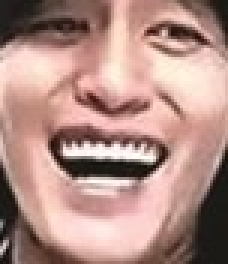
#> input picture image processing ToolBox/feature_point_detection/sift/jgz2.jpg, 76 x 88 px (shown 3 times larger)
$ python sift_demo2.py
#> lines starting #> are read from the running program, lines starting #| are printed output that depends on the picture
# -*- coding: utf-8 -*-
"""
Created on Thu Nov  8 11:18:14 2018

SIFT特征点检测demo2
准备两张人脸图片，分别检测特征点并尝试匹配
若匹配成功，则可一定概率认为提供的两张人脸图片是同一个人

@author: zyb_as
"""

import cv2
import numpy as np
from PIL import Image


# 1) 以灰度图的形式读入图片

# 人脸模板
psd_img_1 = cv2.imread('jgz2.jpg', cv2.IMREAD_GRAYSCALE)
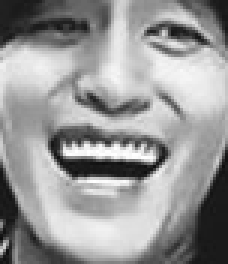
#> psd_img_1: shape (88, 76) (shown 3 times larger); min 14, max 255, mean 151.5
# 待匹配图片
psd_img_2 = cv2.imread('jgz1.jpg', cv2.IMREAD_GRAYSCALE)
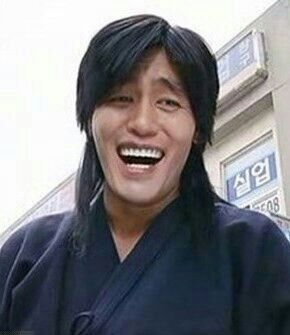
#> input picture image processing ToolBox/feature_point_detection/sift/jgz1.jpg, 290 x 335 px
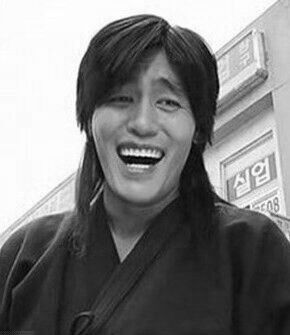
#> psd_img_2: shape (335, 290); min 0, max 255, mean 124.9

image = Image.fromarray(psd_img_2) # 将图片缩放到统一尺寸便于显示
image = image.resize((480, 550))
psd_img_2 = np.array(image)


# 2) SIFT特征计算
sift = cv2.xfeatures2d.SIFT_create()

psd_kp1, psd_des1 = sift.detectAndCompute(psd_img_1, None)
#> psd_kp1 = 78 keypoints; strongest (x, y, size): (23, 50, 3.4), (46, 57, 4.6), (26, 56, 5.1), (33, 50, 3.7)
psd_kp2, psd_des2 = sift.detectAndCompute(psd_img_2, None)
#> psd_kp2 = 1026 keypoints; strongest (x, y, size): (182, 112, 79.1), (208, 251, 7.1), (237, 252, 7.8), (226, 252, 7.3)

# 3) Flann特征匹配
FLANN_INDEX_KDTREE = 1
index_params = dict(algorithm=FLANN_INDEX_KDTREE, trees=5)
search_params = dict(checks=50)

flann = cv2.FlannBasedMatcher(index_params, search_params)
matches = flann.knnMatch(psd_des1, psd_des2, k=2)
#> matches = 78 matches
goodMatch = []
for m, n in matches:
    # goodMatch是经过筛选的优质配对，如果2个配对中第一匹配的距离小于第二匹配的距离的1/2，基本可以说明这个第一配对是两幅图像中独特的，不重复的特征点,可以保留。
    if m.distance < 0.75*n.distance:
        goodMatch.append(m)
#> this loop made 78 passes
#> after the loop, goodMatch = 26 matches
# 增加一个维度
goodMatch = np.expand_dims(goodMatch, 1)
print(goodMatch[:20])
#> (printed output is left out)

#img_out = cv2.drawMatchesKnn(psd_img_1, psd_kp1, psd_img_2, psd_kp2, goodMatch[:15], None, flags=2)
img_out = cv2.drawMatchesKnn(psd_img_1, psd_kp1, psd_img_2, psd_kp2, goodMatch, None, flags=2)
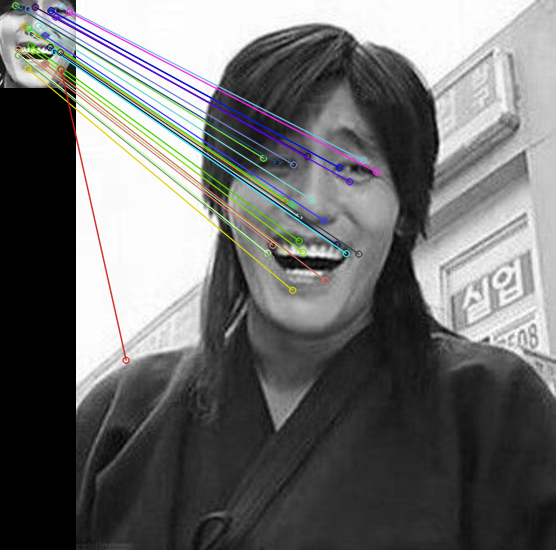
#> img_out: shape (550, 556, 3); mean of channels 0, 1, 2 109.6, 109.8, 109.4; drawn as B, G, R


cv2.imshow('image', img_out)#展示图片
cv2.waitKey(0)#等待按键按下
cv2.destroyAllWindows()#清除所有窗口
